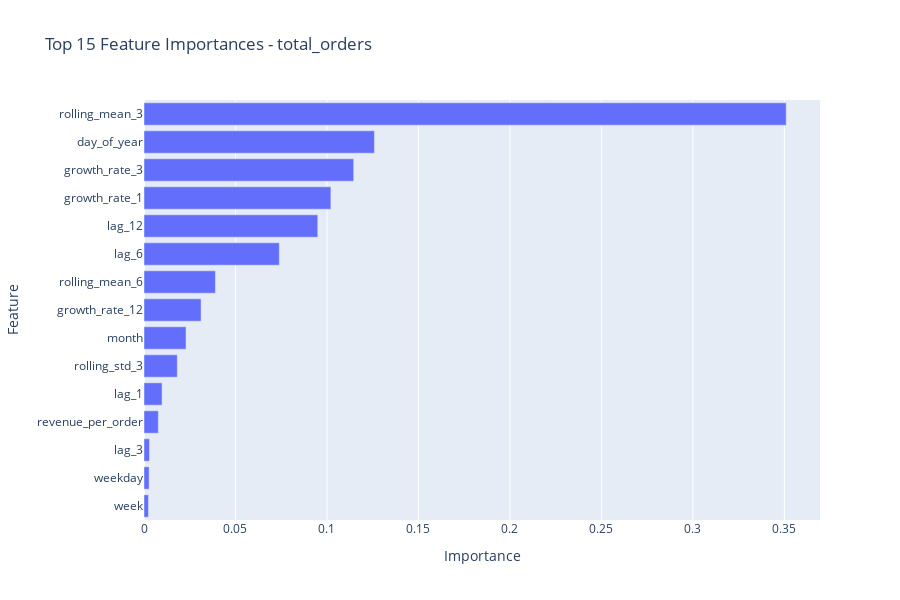

Notebook code cell kept with this figure:
### Markdown cell above
## Section 5: Feature Importance Analysis

Identify which features contribute most to predictions.

### Code cell
# Feature importance for first metric
metric = target_metrics[0]
model = xgb_models[metric]
feature_cols = xgb_feature_cols[metric]

# Get feature importance
importance_df = pd.DataFrame({
    'feature': feature_cols,
    'importance': model.feature_importances_
}).sort_values('importance', ascending=False)

print(f"\nTop 10 Features for {metric}:")
print("="*50)
print(importance_df.head(10).to_string(index=False))

# Plot feature importance
fig = go.Figure([
    go.Bar(
        y=importance_df.head(15)['feature'],
        x=importance_df.head(15)['importance'],
        orientation='h'
    )
])

fig.update_layout(
    title=f"Top 15 Feature Importances - {metric}",
    xaxis_title="Importance",
    yaxis_title="Feature",
    height=600,
    yaxis={'categoryorder': 'total ascending'}
)

fig.show()

# Save
results_dir = Path('../results')
results_dir.mkdir(exist_ok=True)
fig.write_html(results_dir / f'xgboost_feature_importance_{metric}.html')
print(f"\n✓ Saved: results/xgboost_feature_importance_{metric}.html")

### Figure 1 — Plotly figure (JSON) as saved in the notebook; plotly's stock layout.template omitted (floating-point values rounded to 4 significant figures)
{"data": [{"orientation": "h", "type": "bar", "x": [0.351, 0.1259, 0.1146, 0.1021, 0.09497, 0.07396, 0.03905, 0.03119, 0.02298, 0.0182, 0.009869, 0.007837, 0.003001, 0.002792, 0.002439], "y": ["rolling_mean_3", "day_of_year", "growth_rate_3", "growth_rate_1", "lag_12", "lag_6", "rolling_mean_6", "growth_rate_12", "month", "rolling_std_3", "lag_1", "revenue_per_order", "lag_3", "weekday", "week"]}], "layout": {"height": 600, "title": {"text": "Top 15 Feature Importances - total_orders"}, "xaxis": {"title": {"text": "Importance"}}, "yaxis": {"categoryorder": "total ascending", "title": {"text": "Feature"}}}}
